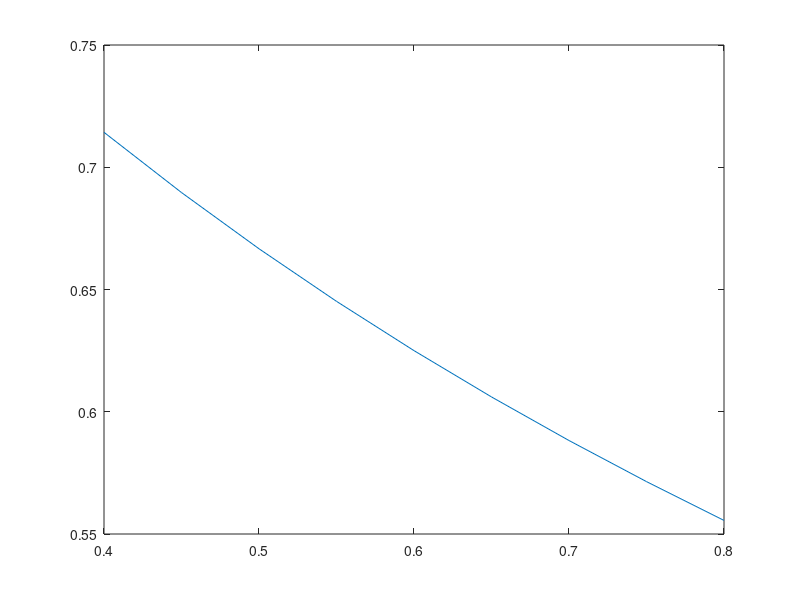
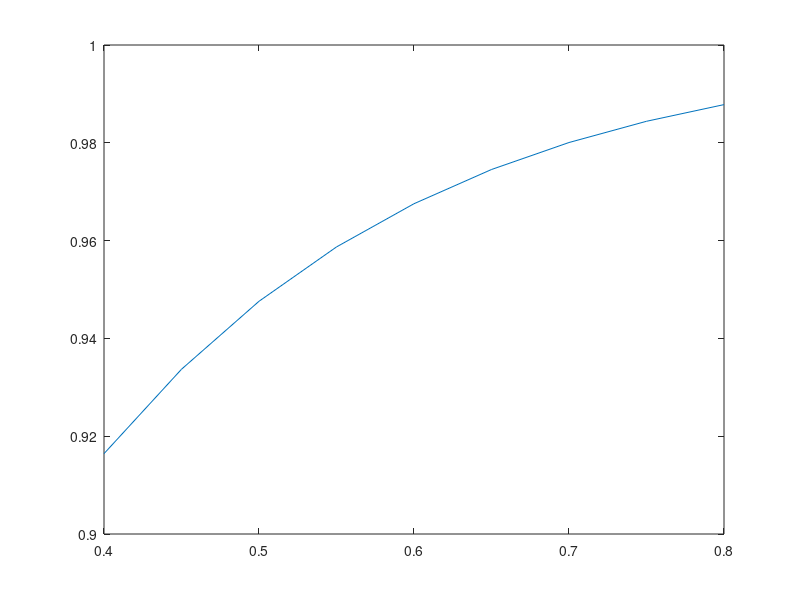

These charts were generated, in order, by the following MATLAB code:
%Problema 4 
clc
clear 
close all 
a=100
b=5
g=1.4939
x0=1
cont=1
for d=0.4:0.05:0.8
f= @(x)(g*a*exp(-b/x))/(1+(a*exp(b/x)))-(1+d)*x+1
x2(cont)=fzero(f,x0)
x1(cont)=-1/(-1-(a*exp(-b/x2(cont))))
cont=cont+1
end
n=0.4:0.05:0.8
figure(1)
plot(n,x2)
figure(2)
plot(n,x1)

